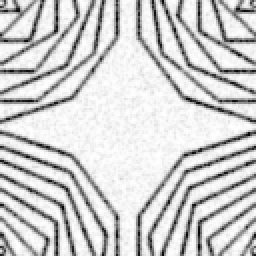
#> input picture scc251/ImageRestoration/denoiused_img_b1_n.png, 128 x 128 px (shown 2 times larger)
$ python ImageRestoration.py   (Python 2 division)
#> lines starting #> are read from the running program, lines starting #| are printed output that depends on the picture; after the words box and inside, x2 and y2 are one past the last pixel; in counts of white or black regions, pixels touching at a corner belong together
from scipy.fftpack import fftn, ifftn, fftshift
import numpy as np
import imageio

def gaussian_filter(k=3, sigma=1.0):
    arx = np.arange((-k // 2) + 1.0, (k // 2) + 1.0)
    x, y = np.meshgrid(arx, arx)
    filt = np.exp( -(1/2)*(np.square(x) + np.square(y))/np.square(sigma) )
    return filt/np.sum(filt)

def normalize(f, max):
	return (max * (f - f.min()))/(f.max() - f.min())

def denoising(g, w):
	"""Function that denoises image
	Params:
		g - image input
		w - guassian filter
	"""
	# padding filter
	pad = int(g.shape[0]//2 - w.shape[0]//2)
	wp = np.pad(w, (pad,pad-1), 'constant', constant_values=(0))

	# applying the fourier transform to image and filter
	G = fftn(g)
 	W = fftn(wp)

	denoised_img = np.multiply(G, W)
    denoised_img = np.real(fftshift(ifftn(denoised_img)))

	return denoised_img

def deblurring(g, h, gamma):
	"""Function that restores the blur using the Constrained Least Squares method
	Params:
		g - degraded image
		h - degradation function (gaussian filter)
		gamma - regularization factor
	"""

	# defining laplace operator
	p = np.array([[0, -1, 0], [-1, 4, -1], [0, -1, 0]])

	pad = int(g.shape[0]//2 - h.shape[0]//2)
    hp = np.pad(h, (pad,pad-1), 'constant', constant_values=(0))
    pad = int(g.shape[0]//2 - p.shape[0]//2)
    pp = np.pad(p, (pad,pad-1), 'constant', constant_values=(0))

	# applying the fourier transform
	G = fftn(g)
    H = fftn(hp)
    P = fftn(pp)

    F = (np.conjugate(H) / (np.square(np.abs(H)) + gamma*np.square(np.abs(P)))) * G
    f = np.real(fftshift(ifftn(F)))

    return f

def main():
	# parameters input
	filename = str(input()).strip()
#> the answer given: denoiused_img_b1_n.png
	k = int(input())
#> the answer given: 3
	sigma = float(input())
#> the answer given: 3
	gamma = float(input())
#> the answer given: 3

	img = imageio.imread(filename)
#> img is the input picture: shape (128, 128); min 0, max 255, mean 205.6
	w = gaussian_filter(k, sigma)
	maxg = img.max()
#> maxg = 255

	denoised_img = denoising(img, w)
#> in denoising, `W = fftn(wp)`:
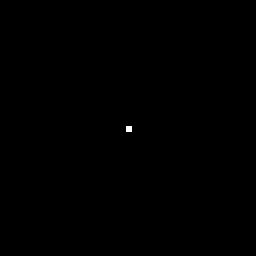
#> wp: shape (128, 128) float64 (shown 2 times larger); values 0 (black) and 0.111 (white), 0.05% white in thin lines or dots, all inside (x1, y1, x2, y2) = (63, 63, 66, 66)
#> in denoising, `denoised_img = np.real(fftshift(ifftn(denoised_img)))`:
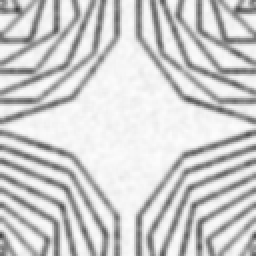
#> denoised_img: shape (128, 128) float64 (shown 2 times larger); min 65.78, max 253.3, mean 205.6
	maxd = denoised_img.max()
#> maxd = 253.3
#> (the run stopped early here; a loop or call above may not have finished)
